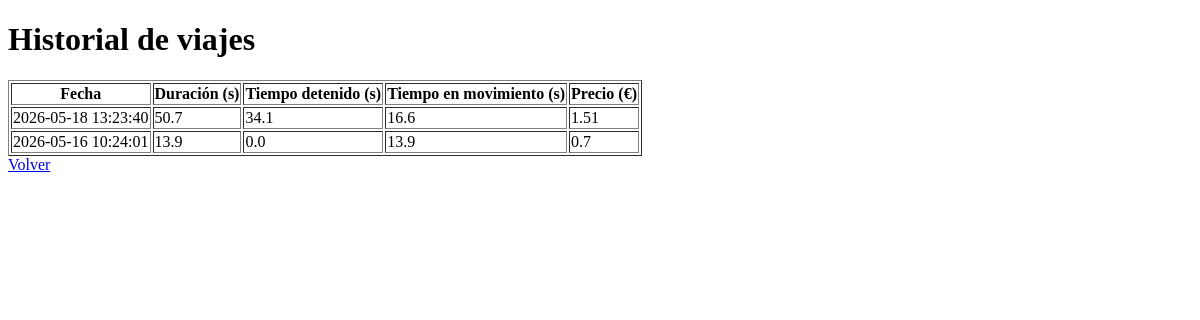
The app's page /historial (signed in), older data.
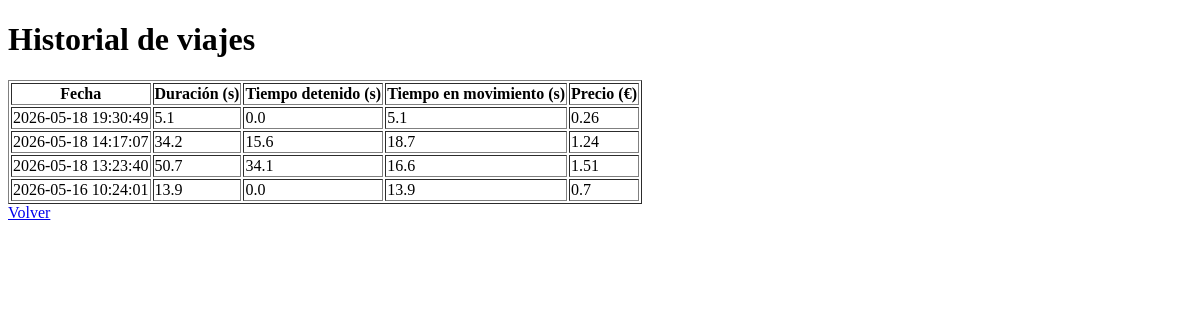
The same page, newer data.
### tables this page shows
CREATE TABLE trips (
            id INTEGER PRIMARY KEY AUTOINCREMENT,
            user_id INTEGER,
            fecha TEXT,
            duracion REAL,
            tiempo_detenido REAL,
            tiempo_movimiento REAL,
            precio REAL
        );

### app.py (the view)
@app.route('/historial')
def historial():
    if 'user_id' not in session:
        return redirect(url_for('login'))
    if taxi.trip_active:
        flash("Hay un viaje en curso. Finalizalo para ver el historial.")
        return redirect(url_for('index'))
    conn = sqlite3.connect("taximeter.db")
    cursor = conn.cursor()
    cursor.execute("SELECT fecha, duracion, tiempo_detenido, tiempo_movimiento, precio FROM trips WHERE user_id = ? ORDER BY fecha DESC", (session['user_id'],))
    viajes = cursor.fetchall()
    conn.close()
    return render_template('historial.html', viajes=viajes)

### templates/historial.html (shortened to what this page needs)
<!DOCTYPE html>
<html lang="es">
<head>
</head>
<body>
    <h1>Historial de viajes</h1>
    {% if viajes %}
    <table border="1">
        <tr>
            <th>Fecha</th>
            <th>Duración (s)</th>
            <th>Tiempo detenido (s)</th>
            <th>Tiempo en movimiento (s)</th>
            <th>Precio (€)</th>
        </tr>
        {% for viaje in viajes %}
        <tr>
            <td>{{ viaje[0] }}</td>
            <td>{{ viaje[1] }}</td>
            <td>{{ viaje[2] }}</td>
            <td>{{ viaje[3] }}</td>
            <td>{{ viaje[4] }}</td>
        </tr>
        {% endfor %}
    </table>
    {% else %}
    <p>No hay viajes registrados todavía.</p>
    {% endif %}
    <a href="/">Volver</a>
</body>
</html>

Row changes from the older to the newer data that the page shows:
added trips: fecha "2026-05-18 19:30:49", duracion "5.1", tiempo_detenido "0.0", tiempo_movimiento "5.1", precio "0.26"
added trips: fecha "2026-05-18 14:17:07", duracion "34.2", tiempo_detenido "15.6", tiempo_movimiento "18.7", precio "1.24"
